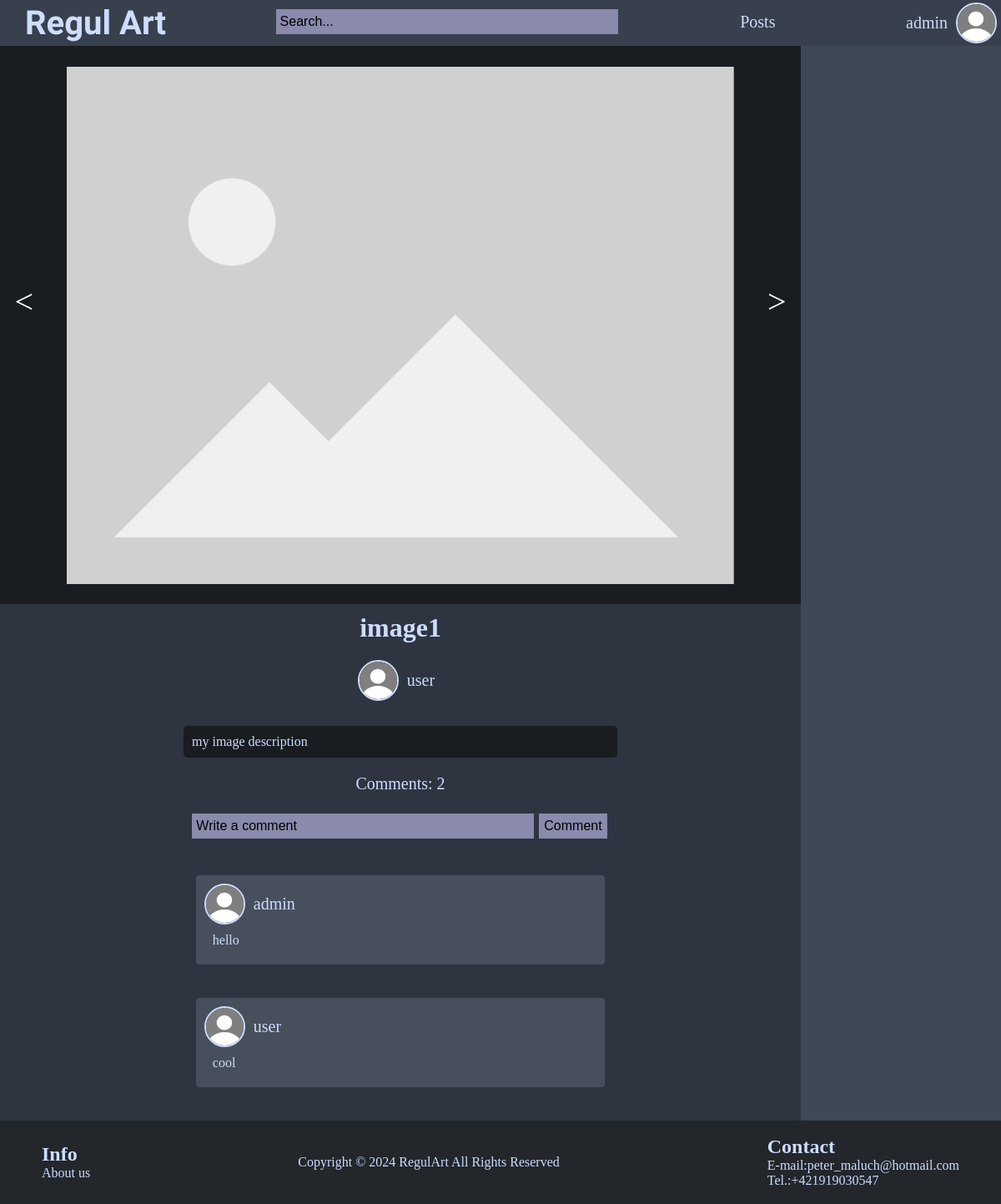
The app's page /templates/image.php?id=1 (signed in) with its own data.
### tables this page shows
CREATE TABLE `posts` (
  `id` int(11) NOT NULL,
  `image` varchar(100) NOT NULL,
  `name` varchar(50) NOT NULL,
  `userId` int(11) NOT NULL,
  `description` text DEFAULT NULL
);

CREATE TABLE `user` (
  `id` int(11) NOT NULL,
  `username` varchar(20) NOT NULL,
  `email` text NOT NULL,
  `password` text NOT NULL,
  `role` varchar(20) NOT NULL
);

CREATE TABLE `comments` (
  `id` int(11) NOT NULL,
  `comment` text NOT NULL,
  `userId` int(11) NOT NULL,
  `postId` int(11) NOT NULL
);

### _inc/classes/Database.php (called while the page is built, shortened)
<?php
    class Database{
        private $host = 'localhost';
        private $db_name = 'projekt';
        private $user_name = 'root';
        private $password = '';
        protected function connect() {
            try {
                $this->connection = new PDO(
                    "mysql:host=" . $this->host .
                    ";dbname=" . $this->db_name .
                    ";charset=utf8",
                    $this->user_name,
                    $this->password
                );
                $this->connection->setAttribute(PDO::ATTR_ERRMODE, PDO::ERRMODE_WARNING);
                $this->connection->setAttribute(PDO::ATTR_DEFAULT_FETCH_MODE,PDO::FETCH_OBJ);
                return $this->connection;
            } catch(PDOException $e) {
                die("Chyba pripojenia k databáze: " . $e->getMessage());
            }
        }
    }
?>

### _inc/classes/Posts.php (called while the page is built, shortened)
<?php
class Posts extends Database {
    private $db;
    public function __construct(){
        $this->db = $this->connect();
    }
    public function selectPost($imageId){
        try{
            $query =  $this->db->query("SELECT * FROM posts WHERE id=$imageId");
            $image = $query->fetch(PDO::FETCH_ASSOC);
            return $image;
        }catch(PDOException $e){
            return false;
        }
    }
    public function selectUsername($userId){
        try{
            $query =  $this->db->query("SELECT username FROM user WHERE id = $userId");
            $rows = $query->fetch();
            return $rows;
        }catch(PDOException $e){
            echo($e->getMessage());
        }
    }
    public function getCommentCount($postId){
        try{
            $query =  $this->db->query("SELECT COUNT(*) AS count FROM comments WHERE postid = $postId");
            $count = $query->fetch();
            return $count;
        }catch(PDOException $e){
            echo($e->getMessage());
        }
    }
    public function selectComments($postId){
        try{
            $query =  $this->db->query("SELECT * FROM comments WHERE postId = $postId");
            $rows = $query->fetchAll(PDO::FETCH_ASSOC);
            return $rows;
        }catch(PDOException $e){
            echo($e->getMessage());
        }
    }
    public function selectCommentUsername($userId){
        try{
            $query =  $this->db->query("SELECT username FROM user WHERE id = $userId");
            $rows = $query->fetch();
            return $rows;
        }catch(PDOException $e){
            echo($e->getMessage());
        }
    }
}
?>

### templates/image.php (the view, shortened to what this page needs)
<?php
    include_once('partials/header.php');
    $imgId = $_GET["id"];
    $posts_class = new Posts();
    $post = $posts_class->selectPost($imgId);
    $username = $posts_class->selectUsername($post['userId']);
    $comments = $posts_class->selectComments($imgId);
    $commentCount = $posts_class->getCommentCount($imgId);
?>
<div class="imageContent">
    <div class="imageView">
            <div class="slide">
                <?php
                    echo('<a href="image.php?id='.($imgId-1).'"><</a>');
                    echo('
                        <div>
                            <img src="../assets/img/'.$post['image'].'" alt="" class="image">
                        </div>
                    ');
                    echo('<a href="image.php?id='.($imgId+1).'">></a>');
                ?>
            </div>
            <div id="imageInfo">
                <div id="imageArtist">
                    <?php
                        echo('<h1>'.$post['name'].'</h1>');
                    ?>
                    <div class="profile" >
                        <img src="../assets/img/defaultprofile.png" alt="IMAGE">
                        <?php
                            echo('<div>'.$username->username.'</div>');
                        ?>
                    </div>
                </div>
                <div id="imageDesc">
                    <div id="desc">
                        <?php
                        if($post['description'] == null || $post['description'] == ""){
                            echo('No description');
                        }else{
                            echo($post['description']);
                        }
                        ?>
                    </div>
                </div>
                <div id="imageComments">
                    <div id="commentCount">
                        <?php
                            echo('Comments: '.$commentCount->count);
                        ?>
                    </div>
                    <?php
                        if(isset($_SESSION['username'])){
                            echo('
                                <form method="POST" id="commentWrite">
                                    <input type="text" name="comment" placeholder="Write a comment" class="searchBar" required>
                                    <input type="submit" name="addComment" value="Comment" class="button">
                                </form>
                            ');
                        }else{
                            echo('<div>You need to be logged in to wirte a comment</div>');
                        }
                    ?>
                    <div class="comments">
                        <?php
                            for($i=0;$i<count($comments);$i++){
                                $commentUsername = $posts_class->selectCommentUsername($comments[$i]['userId']);
                                echo('
                                    <div class="comment">
                                        <div class="commentProfile">
                                            <div class="profile" >
                                                <img src="../assets/img/defaultprofile.png" alt="IMAGE">
                                                <div>'.$commentUsername->username.'</div>
                                            </div>
                                        </div>
                                        <div class="commentText">'.$comments[$i]['comment'].'</div>
                                    </div>
                                ');
                            }
                        ?>
                    </div>
                </div>
            </div>
        </div>
        <div class="imageRecomended">
        </div>
    </div>
<?php
    include_once('partials/footer.php');
?>

### assets/css/style.css (style rules this page uses)
* { margin: 0px; }
body { background-color: rgb(25, 28, 32); }
.searchBar { padding: 5px; width: 400px; height: 20px; background-color: rgb(138, 138, 173); border: none; font-size: 16px; outline: none; transition: all 0.5s; color: rgb(31, 31, 31); }
.searchBar::placeholder { color: black; }
.profile { display: flex; align-items: center; text-decoration: none; color: rgb(205, 221, 255); font-size: 20px; cursor: pointer; }
.profile div { margin-right: 10px; margin-left: 10px; }
.profile img { border-radius: 100%; height: 45px; border: 2px solid; }
.button { background-color: rgb(138, 138, 173); border: none; color: black; padding: 6px; text-align: center; text-decoration: none; display: inline-block; font-size: 16px; margin: 4px 2px; cursor: pointer; transition: all 0.5s; }

### assets/css/image.css (style rules this page uses)
.imageContent { display: flex; flex-direction: row; }
.imageView { width: 80%; }
.slide { display: flex; flex-direction: row; align-items: center; justify-content: center; }
.slide a { color: white; font-size: 40px; padding: 20px; cursor: pointer; margin: 20px; text-decoration: none; }
.image { margin-top: 80px; margin-bottom: 20px; max-width: 800px; max-height: 800px; }
#imageInfo { background-color: rgb(46, 53, 65); }
#imageArtist { display: flex; flex-direction: column; justify-content: center; align-items: center; }
#imageArtist h1 { color: rgb(205, 221, 255); margin: 10px; }
#imageArtist div { margin: 10px }
#imageDesc { display: flex; flex-direction: column; justify-content: center; align-items: center; margin: 20px; }
#desc { width: 50%; min-width: 500px; color: rgb(205, 221, 255); background-color: rgb(25, 28, 32); padding: 10px; border-radius: 5px; }
#imageComments { display: flex; flex-direction: column; justify-content: center; align-items: center; }
#commentCount { font-size: 20px; color: rgb(205, 221, 255); }
.comments { display: flex; flex-direction: column; justify-content: center; align-items: center; width: 70%; margin: 20px; }
.comment { background-color: rgb(71, 79, 92); margin: 20px; padding: 10px; border-radius: 4px; width: 70%; color: rgb(205, 221, 255); }
.commentProfile { display: flex; }
.commentText { margin: 10px; }
.imageRecomended { background-color: rgb(62, 73, 87); width: 20%; margin-top: 50px; }
#commentWrite { margin-top: 20px; }

### records on screen
posts: image (placeholder picture), name "image1", description "my image description"
user: username "user"
user: username "admin"
comments: comment "hello"
comments: comment "cool"

### other values on screen
$_SESSION['username'] "admin"
$commentCount->count "2"
